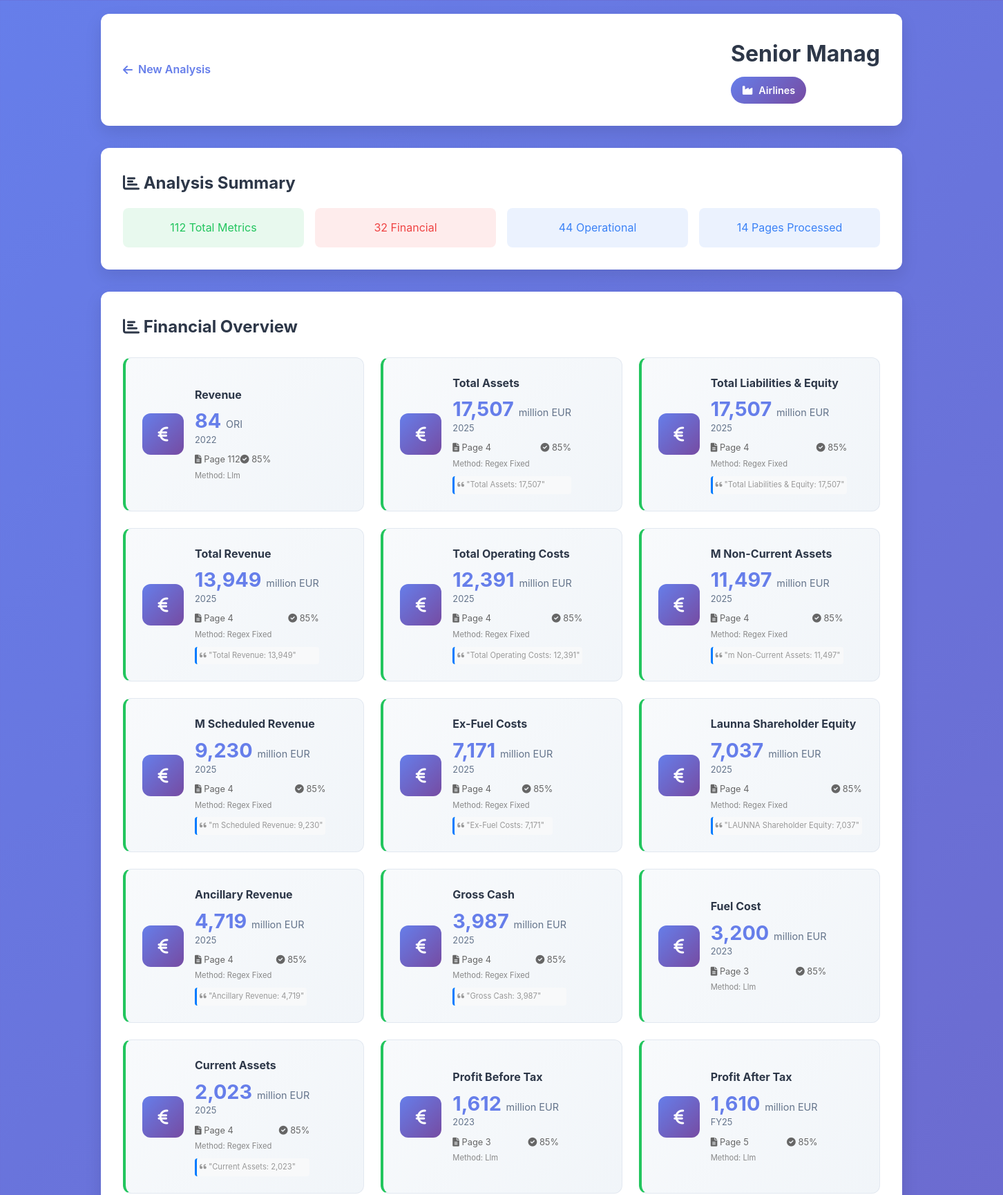
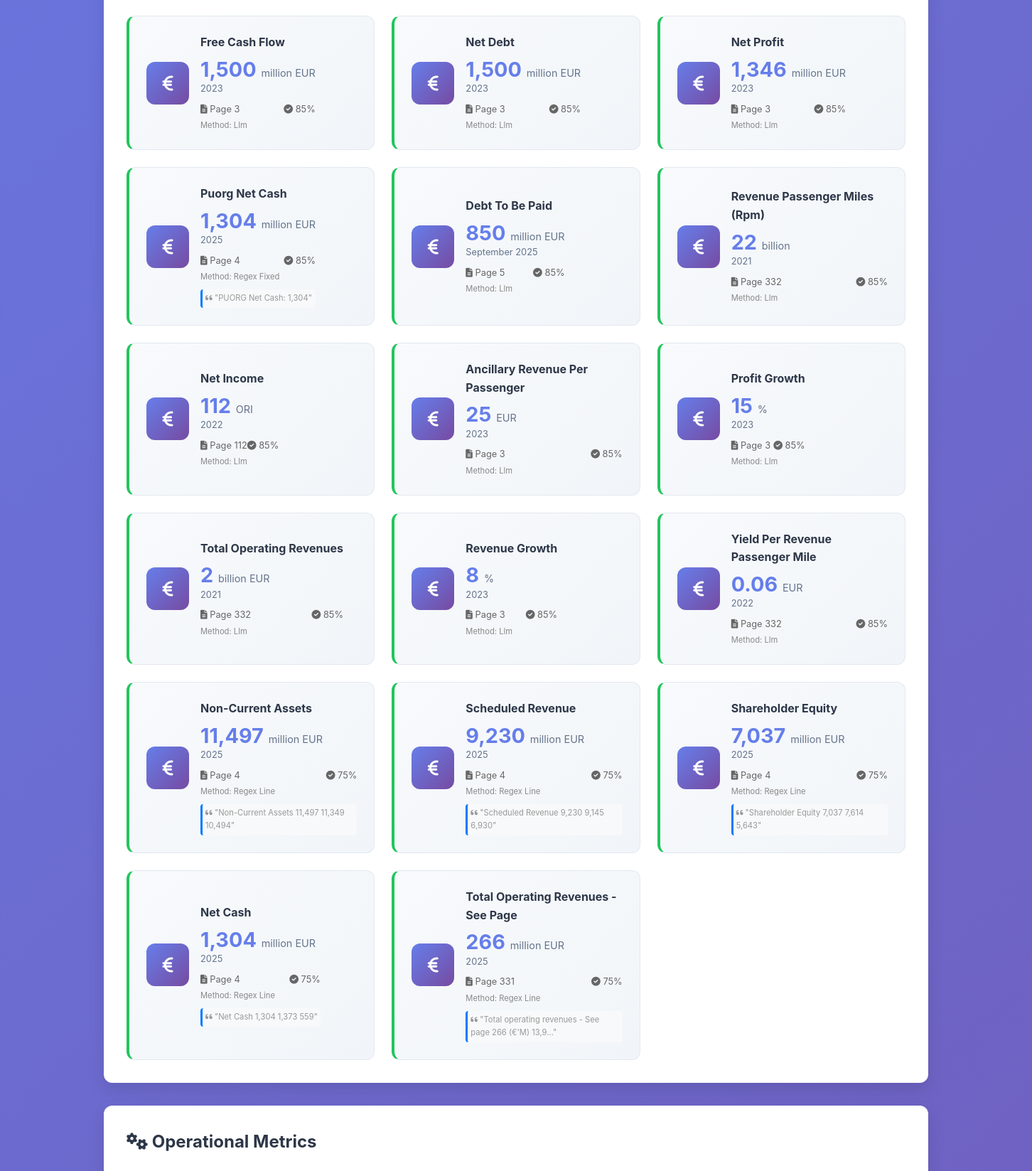
Screenshot of /results/19 (upper part) with the database file from the repository (2 pictures, top to bottom).
### tables this page shows
CREATE TABLE companies (
                id INTEGER PRIMARY KEY AUTOINCREMENT,
                name TEXT UNIQUE NOT NULL,
                sector TEXT,
                detected_industry TEXT,
                industry_confidence REAL,
                created_at TIMESTAMP DEFAULT CURRENT_TIMESTAMP,
                updated_at TIMESTAMP DEFAULT CURRENT_TIMESTAMP
            );

CREATE TABLE documents (
                id INTEGER PRIMARY KEY AUTOINCREMENT,
                company_id INTEGER,
                filename TEXT NOT NULL,
                file_path TEXT,
                total_pages INTEGER,
                pages_analyzed INTEGER,
                pages_processed INTEGER,
                processing_time REAL,
                processing_strategy TEXT,
                status TEXT DEFAULT 'processing',
                created_at TIMESTAMP DEFAULT CURRENT_TIMESTAMP,
                completed_at TIMESTAMP,
                FOREIGN KEY (company_id) REFERENCES companies (id)
            );

CREATE TABLE financial_metrics (
                id INTEGER PRIMARY KEY AUTOINCREMENT,
                document_id INTEGER,
                page_number INTEGER,
                metric_name TEXT NOT NULL,
                metric_type TEXT,  -- 'universal', 'industry_specific', 'other'
                value REAL NOT NULL,
                unit TEXT,
                period TEXT,
                confidence REAL,
                extraction_method TEXT,
                source_text TEXT,
                created_at TIMESTAMP DEFAULT CURRENT_TIMESTAMP,
                FOREIGN KEY (document_id) REFERENCES documents (id)
            );

### app.py (the view)
@app.route('/results/<int:doc_id>')
def results(doc_id):
    try:
        intelligence = processor.get_company_intelligence(doc_id)
        if 'error' in intelligence:
            return render_template('results.html',
                                 error=intelligence['error'],
                                 doc_id=doc_id)
        return render_template('results.html',
                             data=intelligence,
                             doc_id=doc_id)
    except Exception as e:
        app.logger.error(f"Results error for doc {doc_id}: {str(e)}")
        return render_template('results.html',
                             error="Failed to load analysis results",
                             doc_id=doc_id)

### templates/results.html (shortened to what this page needs)
<!DOCTYPE html>
<html lang="en">
<head>
    <link href="https://cdnjs.cloudflare.com/ajax/libs/font-awesome/6.0.0/css/all.min.css" rel="stylesheet">
    <link href="{{ url_for('static', filename='css/style.css') }}" rel="stylesheet">
</head>
<body>
    <div class="container">
        <header class="results-header">
            <div class="back-button">
                <a href="{{ url_for('index') }}">
                    <i class="fas fa-arrow-left"></i> New Analysis
                </a>
            </div>
            {% if data and data.company_profile %}
            <div class="company-header">
                <h1>{{ data.company_profile.name }}</h1>
                <div class="industry-badge">
                    <i class="fas fa-industry"></i>
                    {{ data.company_profile.detected_industry.title() if data.company_profile.detected_industry else 'Unknown' }}
                </div>
            </div>
            {% endif %}
        </header>
        {% if error %}
        <div class="metrics-section">
            <h2><i class="fas fa-exclamation-triangle"></i> Error</h2>
            <div style="padding: 2rem; background: #fee; border: 1px solid #fcc; border-radius: 8px; color: #c33;">
                <p><strong>Failed to load analysis results:</strong></p>
                <p>{{ error }}</p>
                <p><a href="{{ url_for('index') }}">← Try uploading another document</a></p>
            </div>
        </div>
        {% else %}
        <div class="verification-summary">
            <h2><i class="fas fa-chart-bar"></i> Analysis Summary</h2>
            <div class="verification-stats">
                <div class="stat-item verified">
                    <span class="count">{{ data.summary.total_metrics if data.summary else '0' }}</span>
                    <span class="label">Total Metrics</span>
                </div>
                <div class="stat-item disputed">
                    <span class="count">{{ data.summary.financial_metrics_count if data.summary else '0' }}</span>
                    <span class="label">Financial</span>
                </div>
                <div class="stat-item rate">
                    <span class="count">{{ data.summary.operational_metrics_count if data.summary else '0' }}</span>
                    <span class="label">Operational</span>
                </div>
                <div class="stat-item rate">
                    <span class="count">{{ data.company_profile.pages_processed if data.company_profile else '0' }}</span>
                    <span class="label">Pages Processed</span>
                </div>
            </div>
        </div>
        <div class="metrics-dashboard">
            {% if data.financial_metrics %}
            <div class="metrics-section">
                <h2><i class="fas fa-chart-bar"></i> Financial Overview</h2>
                <div class="metrics-grid">
                    {% for metric_name, metric_data in data.financial_metrics.items() %}
                    <div class="metric-card verified-metric"
                         {% if metric_data.source_text %}
                         title="Source: {{ metric_data.source_text }}"
                         {% endif %}
                         style="cursor: help;">
                        <div class="metric-icon">
                            <i class="fas fa-euro-sign"></i>
                        </div>
                        <div class="metric-content">
                            <h3>{{ metric_name.replace('_', ' ').title() }}</h3>
                            <div class="metric-value">
                                {{ "{:,.0f}".format(metric_data.value) if metric_data.value > 1 else "{:.2f}".format(metric_data.value) }}
                                <span class="metric-unit">{{ metric_data.unit.replace('_', ' ') if metric_data.unit else '' }}</span>
                            </div>
                            <div class="metric-period">{{ metric_data.period if metric_data.period else 'N/A' }}</div>
                            <div class="metric-metadata" style="font-size: 0.8rem; color: #666; margin-top: 0.5rem; display: flex; justify-content: space-between;">
                                <span>
                                    {% if metric_data.page_number %}
                                    <i class="fas fa-file-alt"></i> Page {{ metric_data.page_number }}
                                    {% endif %}
                                </span>
                                <span>
                                    {% if metric_data.confidence %}
                                    <i class="fas fa-check-circle"></i> {{ "{:.0%}".format(metric_data.confidence) }}
                                    {% endif %}
                                </span>
                            </div>
                            {% if metric_data.extraction_method %}
                            <div style="font-size: 0.7rem; color: #888; margin-top: 0.25rem;">
                                Method: {{ metric_data.extraction_method.replace('_', ' ').title() }}
                            </div>
                            {% endif %}
                            {% if metric_data.source_text and metric_data.source_text != metric_name + ': ' + metric_data.value|string %}
                            <div class="source-preview" style="font-size: 0.7rem; color: #999; margin-top: 0.5rem; padding: 0.25rem; background: #f8f9fa; border-radius: 4px; border-left: 3px solid #007bff;">
                                <i class="fas fa-quote-left"></i> "{{ metric_data.source_text[:50] }}{% if metric_data.source_text|length > 50 %}...{% endif %}"
                            </div>
                            {% endif %}
                        </div>
                    </div>
                    {% endfor %}
                </div>
            </div>
            {% endif %}
            {% if data.operational_metrics %}
            <div class="metrics-section">
                <h2><i class="fas fa-cogs"></i> Operational Metrics</h2>
            </div>
            {% endif %}
        </div>
        {% endif %}
    </div>
</body>
</html>

### static/css/style.css (style rules this page uses)
:root { --primary-color: #667eea; --primary-gradient: linear-gradient(135deg, #667eea 0%, #764ba2 100%); --secondary-color: #f093fb; --secondary-gradient: linear-gradient(135deg, #f093fb 0%, #f5576c 100%); --success-color: #4facfe; --warning-color: #f6d365; --danger-color: #fa709a; --dark-color: #2d3748; --light-color: #f7fafc; --border-color: #e2e8f0; --shadow: 0 10px 25px rgba(0,0,0,0.1); --shadow-hover: 0 20px 40px rgba(0,0,0,0.15); --border-radius: 12px; --transition: all 0.3s cubic-bezier(0.4, 0.0, 0.2, 1); }
* { margin: 0; padding: 0; box-sizing: border-box; }
body { font-family: 'Inter', -apple-system, BlinkMacSystemFont, sans-serif; background: linear-gradient(135deg, #667eea 0%, #764ba2 100%); min-height: 100vh; color: var(--dark-color); line-height: 1.6; }
.container { max-width: 1200px; margin: 0 auto; padding: 20px; }
.metrics-dashboard { margin: 2rem 0; }
.metrics-section { background: white; border-radius: var(--border-radius); padding: 2rem; margin-bottom: 2rem; box-shadow: var(--shadow); }
.metrics-section h2 { font-size: 1.5rem; margin-bottom: 1.5rem; color: var(--dark-color); }
.metrics-grid { display: grid; grid-template-columns: repeat(auto-fit, minmax(280px, 1fr)); gap: 1.5rem; }
.metric-card { background: linear-gradient(135deg, #f8fafc 0%, #f1f5f9 100%); border-radius: var(--border-radius); padding: 1.5rem; display: flex; align-items: center; gap: 1rem; transition: var(--transition); border: 1px solid var(--border-color); }
.metric-icon { width: 60px; height: 60px; background: var(--primary-gradient); border-radius: 12px; display: flex; align-items: center; justify-content: center; color: white; font-size: 1.5rem; flex-shrink: 0; }
.metric-content h3 { font-size: 1rem; color: var(--dark-color); margin-bottom: 0.5rem; }
.metric-value { font-size: 1.8rem; font-weight: 700; color: var(--primary-color); line-height: 1.2; }
.metric-unit { font-size: 0.9rem; font-weight: 400; color: #64748b; }
.metric-period { font-size: 0.8rem; color: #64748b; }
.results-header { background: white; border-radius: var(--border-radius); padding: 2rem; margin-bottom: 2rem; box-shadow: var(--shadow); display: flex; align-items: center; justify-content: space-between; }
.back-button a { color: var(--primary-color); text-decoration: none; font-weight: 600; display: flex; align-items: center; gap: 0.5rem; transition: var(--transition); }
.company-header h1 { font-size: 2rem; color: var(--dark-color); margin-bottom: 0.5rem; }
.industry-badge { background: var(--primary-gradient); color: white; padding: 0.5rem 1rem; border-radius: 20px; font-size: 0.9rem; font-weight: 600; display: inline-flex; align-items: center; gap: 0.5rem; }
.metric-card, .insight-card { animation: fadeIn 0.6s ease-out; }
.verification-summary { background: white; border-radius: var(--border-radius); padding: 2rem; margin-bottom: 2rem; box-shadow: var(--shadow); }
.verification-stats { display: grid; grid-template-columns: repeat(auto-fit, minmax(150px, 1fr)); gap: 1rem; margin-top: 1rem; }
.stat-item { text-align: center; padding: 1rem; border-radius: 8px; }
.stat-item.verified { background: rgba(34, 197, 94, 0.1); color: #22c55e; }
.stat-item.disputed { background: rgba(239, 68, 68, 0.1); color: #ef4444; }
.stat-item.rate { background: rgba(59, 130, 246, 0.1); color: #3b82f6; }
.metric-card { position: relative; }
.metric-card.verified-metric { border-left: 4px solid #22c55e; }

### rows the page displays
companies: company_profile.name "Senior Manag", company_profile.detected_industry "Airlines"
documents: company_profile "14"
financial_metrics: replace "Revenue", unit "ORI", period "2022", page_number "112", extraction_method.replace "Llm"
financial_metrics: value "84", confidence "85%"
financial_metrics: replace "Total Assets", value "17,507", unit "million EUR", period "2025", page_number "4", confidence "85%", extraction_method.replace "Regex Fixed", source_text "Total Assets: 17,507"
financial_metrics: replace "Total Liabilities & Equity", value "17,507", unit "million EUR", period "2025", page_number "4", confidence "85%", extraction_method.replace "Regex Fixed", source_text "Total Liabilities & Equity: 17,507"
financial_metrics: replace "Total Revenue", value "13,949", unit "million EUR", period "2025", page_number "4", confidence "85%", extraction_method.replace "Regex Fixed", source_text "Total Revenue: 13,949"
financial_metrics: replace "Total Operating Costs", value "12,391", unit "million EUR", period "2025", page_number "4", confidence "85%", extraction_method.replace "Regex Fixed", source_text "Total Operating Costs: 12,391"
financial_metrics: replace "M Non-Current Assets", value "11,497", unit "million EUR", period "2025", page_number "4", confidence "85%", extraction_method.replace "Regex Fixed", source_text "m Non-Current Assets: 11,497"
financial_metrics: replace "M Scheduled Revenue", value "9,230", unit "million EUR", period "2025", page_number "4", confidence "85%", extraction_method.replace "Regex Fixed", source_text "m Scheduled Revenue: 9,230"
financial_metrics: replace "Ex-Fuel Costs", value "7,171", unit "million EUR", period "2025", page_number "4", confidence "85%", extraction_method.replace "Regex Fixed", source_text "Ex-Fuel Costs: 7,171"
financial_metrics: replace "Launna Shareholder Equity", value "7,037", unit "million EUR", period "2025", page_number "4", confidence "85%", extraction_method.replace "Regex Fixed", source_text "LAUNNA Shareholder Equity: 7,037"
financial_metrics: replace "Ancillary Revenue", value "4,719", unit "million EUR", period "2025", page_number "4", confidence "85%", extraction_method.replace "Regex Fixed", source_text "Ancillary Revenue: 4,719"
financial_metrics: replace "Gross Cash", value "3,987", unit "million EUR", period "2025", page_number "4", confidence "85%", extraction_method.replace "Regex Fixed", source_text "Gross Cash: 3,987"
financial_metrics: replace "Fuel Cost", value "3,200", unit "million EUR", period "2023", page_number "3", confidence "85%", extraction_method.replace "Llm"
financial_metrics: replace "Current Assets", value "2,023", unit "million EUR", period "2025", page_number "4", confidence "85%", extraction_method.replace "Regex Fixed", source_text "Current Assets: 2,023"
financial_metrics: replace "Profit Before Tax", unit "million EUR", period "2023", page_number "3", extraction_method.replace "Llm"
financial_metrics: value "1,612", confidence "85%"
financial_metrics: replace "Profit After Tax", unit "million EUR", period "FY25", page_number "5", extraction_method.replace "Llm"
financial_metrics: value "1,610", confidence "85%"
financial_metrics: replace "Free Cash Flow", value "1,500", unit "million EUR", period "2023", page_number "3", confidence "85%", extraction_method.replace "Llm"
financial_metrics: replace "Net Debt", value "1,500", unit "million EUR", period "2023", page_number "3", confidence "85%", extraction_method.replace "Llm"
financial_metrics: replace "Net Profit", value "1,346", unit "million EUR", period "2023", page_number "3", confidence "85%", extraction_method.replace "Llm"
financial_metrics: replace "Puorg Net Cash", value "1,304", unit "million EUR", period "2025", page_number "4", confidence "85%", extraction_method.replace "Regex Fixed", source_text "PUORG Net Cash: 1,304"
financial_metrics: replace "Debt To Be Paid", unit "million EUR", period "September 2025", page_number "5", extraction_method.replace "Llm"
financial_metrics: value "850", confidence "85%"
financial_metrics: replace "Revenue Passenger Miles (Rpm)", unit "billion", period "2021", page_number "332", extraction_method.replace "Llm"
financial_metrics: value "22", confidence "85%"
financial_metrics: replace "Net Income", value "112", unit "ORI", period "2022", page_number "112", confidence "85%", extraction_method.replace "Llm"
financial_metrics: replace "Ancillary Revenue Per Passenger", value "25", unit "EUR", period "2023", page_number "3", confidence "85%", extraction_method.replace "Llm"
financial_metrics: replace "Profit Growth", value "15", unit "%", period "2023", page_number "3", confidence "85%", extraction_method.replace "Llm"
financial_metrics: replace "Total Operating Revenues", unit "billion EUR", period "2021", page_number "332", extraction_method.replace "Llm"
financial_metrics: value "2", confidence "85%"
financial_metrics: replace "Revenue Growth", value "8", unit "%", period "2023", page_number "3", confidence "85%", extraction_method.replace "Llm"
financial_metrics: replace "Yield Per Revenue Passenger Mile", unit "EUR", period "2022", page_number "332", extraction_method.replace "Llm"
financial_metrics: value "0.06", confidence "85%"
financial_metrics: replace "Non-Current Assets", value "11,497", unit "million EUR", period "2025", page_number "4", confidence "75%", extraction_method.replace "Regex Line", source_text "Non-Current Assets 11,497 11,349 10,494"
financial_metrics: replace "Scheduled Revenue", value "9,230", unit "million EUR", period "2025", page_number "4", confidence "75%", extraction_method.replace "Regex Line", source_text "Scheduled Revenue 9,230 9,145 6,930"
financial_metrics: replace "Shareholder Equity", value "7,037", unit "million EUR", period "2025", page_number "4", confidence "75%", extraction_method.replace "Regex Line", source_text "Shareholder Equity 7,037 7,614 5,643"
financial_metrics: replace "Net Cash", value "1,304", unit "million EUR", period "2025", page_number "4", confidence "75%", extraction_method.replace "Regex Line", source_text "Net Cash 1,304 1,373 559"
financial_metrics: replace "Total Operating Revenues - See Page", value "266", unit "million EUR", period "2025", page_number "331", confidence "75%", extraction_method.replace "Regex Line", source_text "Total operating revenues - See page 266 (€'M) 13,9"

### other values shown
{{ data.summary.total_metrics if data.summary else '0' }} "112"
{{ data.summary.financial_metrics_count if data.summary else '0' }} "32"
{{ data.summary.operational_metrics_count if data.summary else '0' }} "44"
